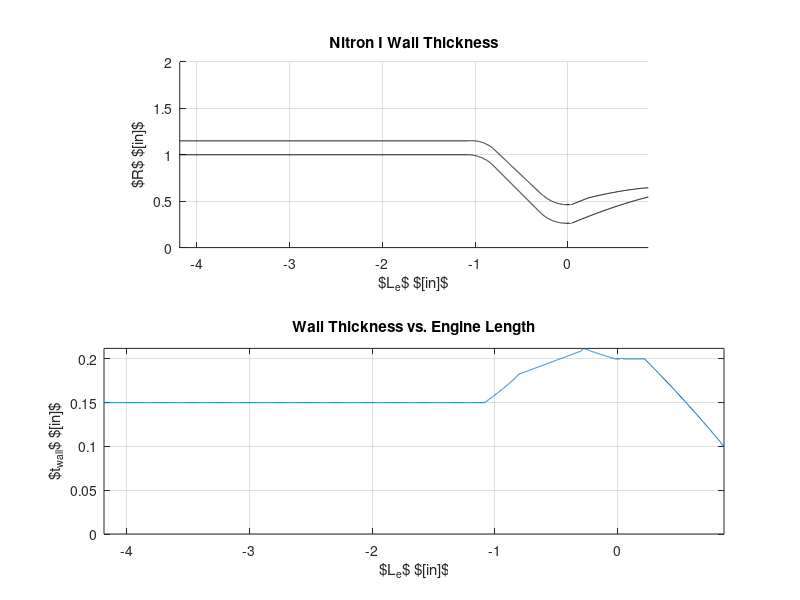

Recreate this plot in MATLAB.
clc; clear; close all;

interior_contour_m = csvread('RAO_engine_contour_m.csv');

chamber_thickness = 0.15; %[in]
    chamber_thickness_m = chamber_thickness/39.3701; % [m]
throat_thickness = 0.2; %[in]
    throat_thickness_m = throat_thickness/39.3701; % [m]
nozzle_thickness = 0.1; %[in]
    nozzle_thickness_m = nozzle_thickness/39.3701; % [m]

chamber_end_ind = 0;
chamber_min_contour_m = interior_contour_m(:,2)-interior_contour_m(1,2);
for i = 1:length(interior_contour_m(:,2))
    if(chamber_min_contour_m(i) >= 0)
        chamber_end_ind = i;
    end
end
chamber_curve_end_ind = 2300; % HARDCODED

throat_buffer = 0.20; %[in]
    throat_buffer_m = throat_buffer/39.3701; %[m[

[~,throat_start_index] = min(interior_contour_m(:,2));

throat_end_index = 0;
x_start = interior_contour_m(throat_start_index,1);
for i = throat_start_index:length(interior_contour_m(:,1))
    if(interior_contour_m(i,1)-x_start <= throat_buffer_m)
        throat_end_index = i;
    end
end

nozzle_end_index = length(interior_contour_m(:,1));

chamber_thickness_matrix = [linspace(chamber_thickness_m,chamber_thickness_m,chamber_end_ind),...
    linspace(chamber_thickness_m,0.212/39.3701,chamber_curve_end_ind-chamber_end_ind)];
throat_thickness_matrix = [linspace(0.212/39.3701,throat_thickness_m,throat_start_index-chamber_curve_end_ind), ...
    linspace(throat_thickness_m,throat_thickness_m,throat_end_index-throat_start_index)];
nozzle_thickness_matrix = linspace(throat_thickness_m,nozzle_thickness_m,nozzle_end_index-throat_end_index);

wall_thickness_matrix = [chamber_thickness_matrix,throat_thickness_matrix,nozzle_thickness_matrix];

for i = 1:length(interior_contour_m(:,2))
    exterior_contour_m(i) = interior_contour_m(i,2)+wall_thickness_matrix(i);
end

wallThicknessFig = figure('Name','Wall Thickness');
subplot(2,1,1);
hold on
plot(interior_contour_m(:,1)*39.3701,interior_contour_m(:,2)*39.3701,'k');
plot(interior_contour_m(:,1)*39.3701,exterior_contour_m*39.3701,'k');
grid on
axis equal
xlim([interior_contour_m(1,1)*39.3701 interior_contour_m(end,1)*39.3701]);ylim([0 2*max(interior_contour_m(:,2))*39.3701])
title('Nitron I Wall Thickness'); xlabel('$L_{e}$ $[in]$'); ylabel('$R$ $[in]$');
subplot(2,1,2)
plot(interior_contour_m(:,1)*39.3701,wall_thickness_matrix*39.3701)
title('Wall Thickness vs. Engine Length'); xlabel('$L_{e}$ $[in]$'); ylabel('$t_{wall}$ $[in]$');
grid on
xlim([interior_contour_m(1,1)*39.3701 interior_contour_m(end,1)*39.3701]);ylim([0 inf])

saveas(wallThicknessFig,'wallThickness','png');

x_data = interior_contour_m(:,1);
y_data = exterior_contour_m';
z_data  = zeros(length(interior_contour_m(:,1)),1);
exterior_contour = [x_data,y_data,z_data];



csvwrite('RAO_exterior_contour.txt',exterior_contour)
csvwrite('RAO_interior_contour.txt',interior_contour_m)